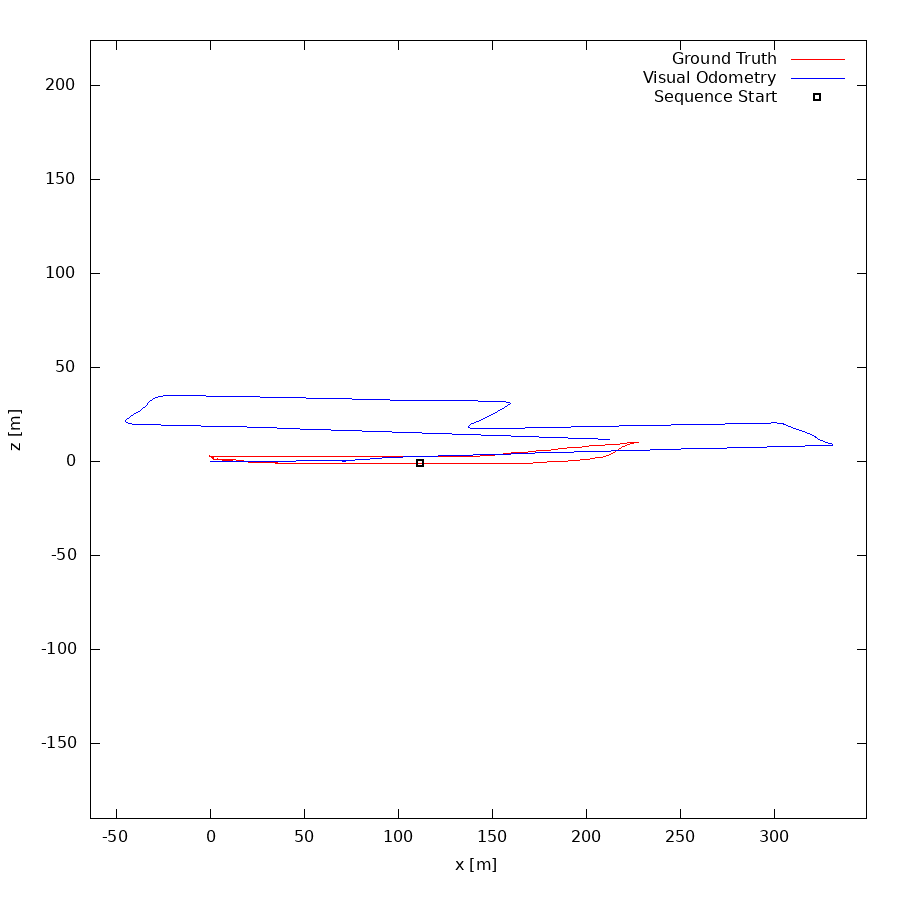

gnuplot code for this plot:
set term postscript eps enhanced color
set output "00.eps"
set size ratio -1
set xrange [-64:349]
set yrange [-190:224]
set xlabel "x [m]"
set ylabel "z [m]"
plot "00.txt" using 1:2 lc rgb "#FF0000" title 'Ground Truth' w lines,"00.txt" using 3:4 lc rgb "#0000FF" title 'Visual Odometry' w lines,"< head -1 00.txt" using 1:2 lc rgb "#000000" pt 4 ps 1 lw 2 title 'Sequence Start' w points
